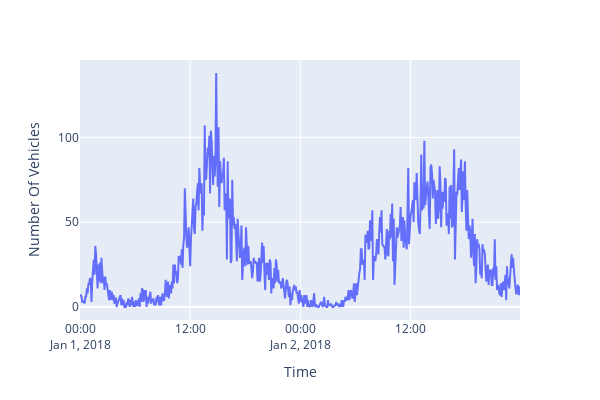

The notebook cell saved with this chart:
### Markdown cell above
### --------- FPDs plot for 5,15 and 60 min --------- ###

### Code cell
# select a semple of from december 15 to jaunary 15
temp = df
# plot 5min, 15min and 1 hour intervals smoorhing
# temp = df
sample_df = temp.head(12*24*2)
fig = px.line(sample_df, x=sample_df.index, y=['K504_N'], width=600, height=400)
fig.update_xaxes(title_text='Time')
fig.update_yaxes(title_text='Number Of Vehicles')
fig.update_layout(showlegend=False)
fig.show()
pio.write_image(fig, 'plots/averaging_5min.png',height=400, width = 600, scale=4)

### Figure 1 — Plotly figure (JSON) as saved in the notebook; plotly's stock layout.template omitted (floating-point values rounded to 4 significant figures; data arrays with more than 128 entries replaced by an {"elided": "..."} marker saying what was removed)
{"data": [{"hovertemplate": "variable=K504_N<br>index=%{x}<br>value=%{y}<extra></extra>", "legendgroup": "K504_N", "line": {"color": "#636efa", "dash": "solid"}, "marker": {"symbol": "circle"}, "mode": "lines", "name": "K504_N", "orientation": "v", "showlegend": true, "type": "scatter", "x": {"elided": "576 str values"}, "xaxis": "x", "y": {"elided": "576 int values"}, "yaxis": "y"}], "layout": {"height": 400, "legend": {"title": {"text": "variable"}, "tracegroupgap": 0}, "margin": {"t": 60}, "showlegend": false, "width": 600, "xaxis": {"anchor": "y", "domain": [0, 1], "title": {"text": "Time"}}, "yaxis": {"anchor": "x", "domain": [0, 1], "title": {"text": "Number Of Vehicles"}}}}
